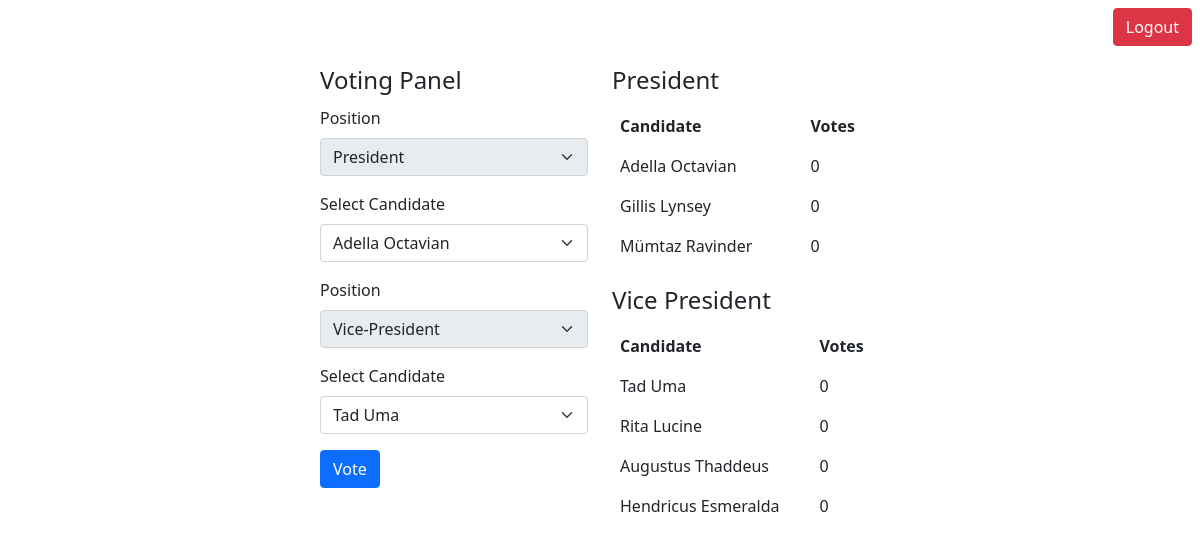
Before: /dashboard (signed in) with the older database file.
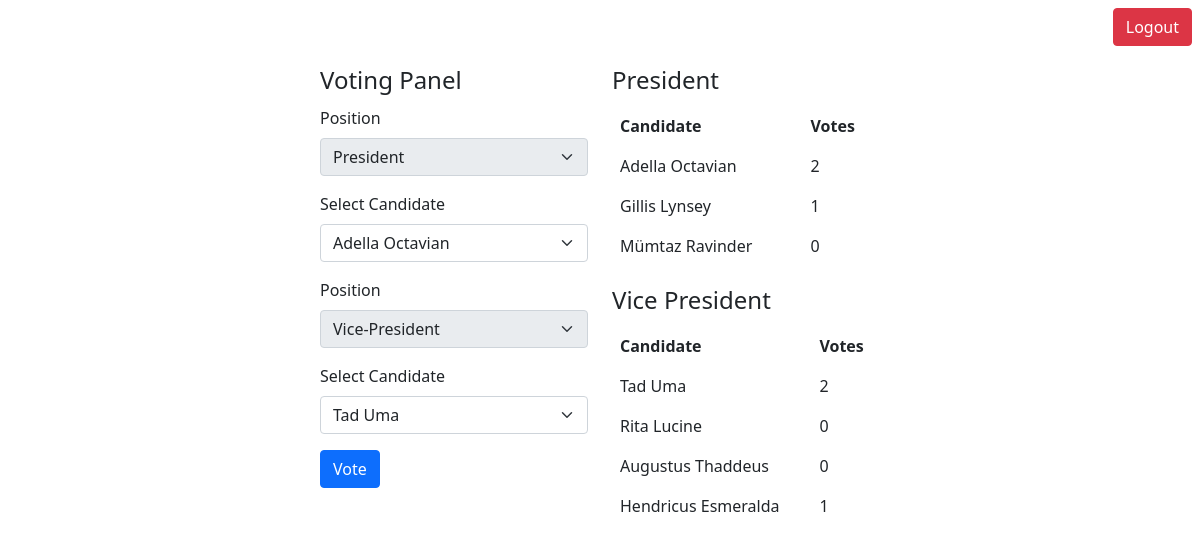
After: the same page with the newer database file.
### website/model.py (models this page shows, shortened)
class Vote(db.Model):
        _id = db.Column(db.Integer, primary_key=True, autoincrement=True)
        _fkid = db.Column(db.Integer, db.ForeignKey('position._id'))
        _name = db.Column(db.String(50), nullable=False)
        _total_votes = db.Column(db.Integer, nullable=False, default=0)

### website/views.py (the view)
@views.route('/dashboard')
def dashboard():
        if 'user' in session:
                user = session['user']
                candidates = Vote.query.all()
                return render_template('dashboard.html', user=user, candidates=candidates)
        return redirect(url_for('views.login'))

### website/templates/dashboard.html (shortened to what the changed rows need)
<!doctype html>
<html lang="en">
<head>
        <link href="https://cdn.jsdelivr.net/npm/bootstrap@5.1.3/dist/css/bootstrap.min.css" rel="stylesheet"
>
</head>
<body>
        <div class="container col-6 d-flex p-2">
                <div class="container">
                        <table class="table table-borderless">
                                <thead>
                                        <tr>
                                                <th scope="col">Candidate</th>
                                                <th scope="col">Votes</th>
                                        </tr>
                                </thead>
                                <tbody>
                                        {% for cand in candidates %}
                                        {% if 1 in [cand._fkid] %}
                                        <tr>
                                                <td>{{cand._name}}</td>
                                                <td>{{cand._total_votes}}</td>
                                        </tr>
                                        {% endif %}
                                        {% endfor %}
                                </tbody>
                        </table>
                        <table class="table table-borderless">
                                <thead>
                                        <tr>
                                                <th scope="col">Candidate</th>
                                                <th scope="col">Votes</th>
                                        </tr>
                                </thead>
                                <tbody>
                                        {% for cand in candidates %}
                                        {% if 2 in [cand._fkid] %}
                                        <tr>
                                                <td>{{cand._name}}</td>
                                                <td>{{cand._total_votes}}</td>
                                        </tr>
                                        {% endif %}
                                        {% endfor %}
                                </tbody>
                        </table>
                </div>
        </div>
</body>
</html>

Changed rows visible on the page:
changed Vote "Adella Octavian": _total_votes "0" → "2"
changed Vote "Gillis Lynsey": _total_votes "0" → "1"
changed Vote "Tad Uma": _total_votes "0" → "2"
changed Vote "Hendricus Esmeralda": _total_votes "0" → "1"
